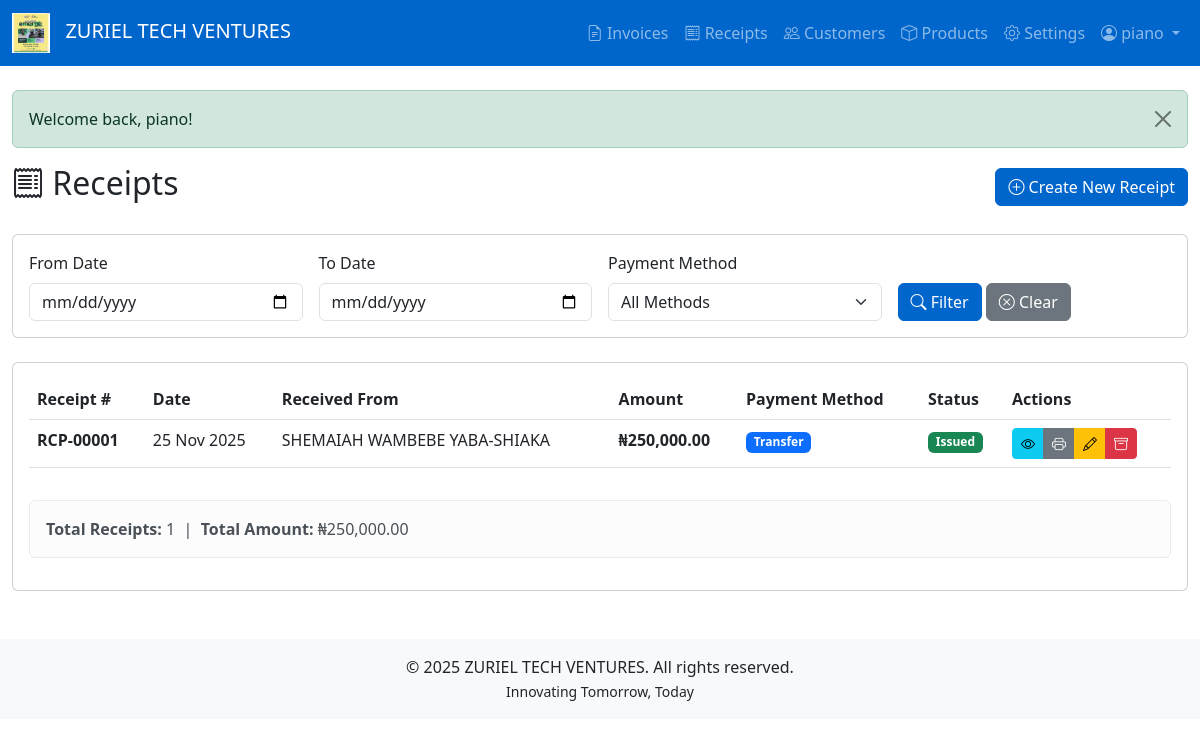
The page /receipts (signed in) on the database its author committed.
### tables this page shows
CREATE TABLE `receipts` (
  `id` int(11) NOT NULL,
  `receipt_number` varchar(50) NOT NULL,
  `invoice_id` int(11) DEFAULT NULL,
  `receipt_date` date NOT NULL,
  `received_from` varchar(255) NOT NULL,
  `amount_naira` int(11) NOT NULL,
  `amount_kobo` int(11) NOT NULL DEFAULT 0,
  `total_amount` decimal(10,2) NOT NULL,
  `payment_for` text NOT NULL,
  `payment_method` enum('cash','transfer','pos','other') NOT NULL,
  `status` enum('issued','archived') DEFAULT 'issued',
  `created_at` timestamp NOT NULL DEFAULT current_timestamp(),
  `updated_at` timestamp NOT NULL DEFAULT current_timestamp() ON UPDATE current_timestamp()
);

### app/controllers/ReceiptController.php (called while the page is built, shortened)
<?php
require_once __DIR__ . '/../models/Receipt.php';
class ReceiptController extends ProtectedController {
    private $receiptModel;
    public function __construct($db) {
        $this->receiptModel = new Receipt($db);
    }
    public function index() {
        $dateFrom = $this->query('date_from');
        $dateTo = $this->query('date_to');
        $paymentMethod = $this->query('payment_method');
        $receipts = $this->receiptModel->getFiltered($dateFrom, $dateTo, $paymentMethod);
        $this->view('receipts/index', [
            'receipts' => $receipts,
            'flash' => $this->getFlash(),
            'filters' => compact('dateFrom', 'dateTo', 'paymentMethod')
        ]);
    }
}
?>

### config/config.php (called while the page is built, shortened)
<?php
class Config {
    private static $config = [];
    public static function load($db) {
        try {
            $stmt = $db->query("SELECT config_key, config_value FROM config");
            while ($row = $stmt->fetch(PDO::FETCH_ASSOC)) {
                self::$config[$row['config_key']] = $row['config_value'];
            }
        } catch (PDOException $e) {
            self::loadDefaults();
        }
    }
    public static function get($key, $default = null) {
        return self::$config[$key] ?? $default;
    }
    public static function url($path = '') {
        $scriptPath = str_replace('\\', '/', dirname($_SERVER['SCRIPT_NAME']));
        $basePath = str_replace('/public', '', $scriptPath);
        $path = ltrim($path, '/');
        return $basePath . ($path ? '/' . $path : '');
    }
}
?>

### app/models/model.php (called while the page is built, shortened)
<?php
class Model {
    public function __construct($db) {
        $this->db = $db;
    }
}
?>

### app/models/receipt.php (called while the page is built, shortened)
<?php
require_once __DIR__ . '/Model.php';
class Receipt extends Model {
    protected $table = 'receipts';
    public function getFiltered($dateFrom = null, $dateTo = null, $paymentMethod = null) {
        $sql = "SELECT r.*, i.invoice_number
                FROM {$this->table} r
                LEFT JOIN invoices i ON r.invoice_id = i.id
                WHERE 1=1";
        $params = [];
        $sql .= " ORDER BY r.receipt_date DESC, r.id DESC";
        $stmt = $this->db->prepare($sql);
        $stmt->execute($params);
        return $stmt->fetchAll();
    }
}
?>

### app/views/receipts/index.php (the view, shortened to what this page needs)
<?php require_once __DIR__ . '/../layouts/header.php'; ?>
<div class="row">
    <div class="col-12">
        <div class="d-flex justify-content-between align-items-center mb-4">
            <h2><i class="bi bi-receipt"></i> Receipts</h2>
            <a href="<?php echo Config::url('receipts/create'); ?>" class="btn btn-primary">
                <i class="bi bi-plus-circle"></i> Create New Receipt
            </a>
        </div>
        <div class="card mb-4">
            <div class="card-body">
                <form method="GET" action="<?php echo Config::url('receipts'); ?>" class="row g-3">
                    <div class="col-md-3">
                        <label class="form-label">From Date</label>
                        <input type="date" name="date_from" class="form-control" value="<?php echo $filters['dateFrom'] ?? ''; ?>">
                    </div>
                    <div class="col-md-3">
                        <label class="form-label">To Date</label>
                        <input type="date" name="date_to" class="form-control" value="<?php echo $filters['dateTo'] ?? ''; ?>">
                    </div>
                    <div class="col-md-3">
                        <label class="form-label">Payment Method</label>
                        <select name="payment_method" class="form-select">
                            <option value="">All Methods</option>
                        </select>
                    </div>
                    <div class="col-md-3">
                        <label class="form-label">&nbsp;</label>
                        <div>
                            <button type="submit" class="btn btn-primary">
                                <i class="bi bi-search"></i> Filter
                            </button>
                            <a href="<?php echo Config::url('receipts'); ?>" class="btn btn-secondary">
                                <i class="bi bi-x-circle"></i> Clear
                            </a>
                        </div>
                    </div>
                </form>
            </div>
        </div>
        <div class="card">
            <div class="card-body">
                <?php if (empty($receipts)): ?>
                    <div class="alert alert-info">
                        <i class="bi bi-info-circle"></i> No receipts found. <a href="<?php echo Config::url('receipts/create'); ?>">Create your first receipt</a>
                    </div>
                <?php else: ?>
                    <div class="table-responsive">
                        <table class="table table-hover">
                            <thead>
                                <tr>
                                    <th>Receipt #</th>
                                    <th>Date</th>
                                    <th>Received From</th>
                                    <th>Amount</th>
                                    <th>Payment Method</th>
                                    <th>Status</th>
                                    <th>Actions</th>
                                </tr>
                            </thead>
                            <tbody>
                                <?php foreach ($receipts as $receipt): ?>
                                    <tr>
                                        <td>
                                            <strong><?php echo htmlspecialchars($receipt['receipt_number']); ?></strong>
                                        </td>
                                        <td><?php echo date('d M Y', strtotime($receipt['receipt_date'])); ?></td>
                                        <td><?php echo htmlspecialchars($receipt['received_from']); ?></td>
                                        <td>
                                            <strong><?php echo Config::get('CURRENCY_SYMBOL_MAJOR', '₦'); ?><?php echo number_format($receipt['total_amount'], 2); ?></strong>
                                        </td>
                                        <td>
                                            <span class="badge bg-<?php
                                                echo $receipt['payment_method'] === 'cash' ? 'success' :
                                                    ($receipt['payment_method'] === 'transfer' ? 'primary' :
                                                    ($receipt['payment_method'] === 'pos' ? 'info' : 'secondary'));
                                            ?>">
                                                <?php echo ucfirst($receipt['payment_method']); ?>
                                            </span>
                                        </td>
                                        <td>
                                            <span class="badge bg-<?php echo $receipt['status'] === 'issued' ? 'success' : 'secondary'; ?>">
                                                <?php echo ucfirst($receipt['status']); ?>
                                            </span>
                                        </td>
                                        <td>
                                            <div class="btn-group btn-group-sm">
                                                <a href="<?php echo Config::url('receipts/view/' . $receipt['id']); ?>"
                                                   class="btn btn-info" title="View">
                                                    <i class="bi bi-eye"></i>
                                                </a>
                                                <a href="<?php echo Config::url('receipts/print/' . $receipt['id']); ?>"
                                                   class="btn btn-secondary" title="Print" target="_blank">
                                                    <i class="bi bi-printer"></i>
                                                </a>
                                                <a href="<?php echo Config::url('receipts/edit/' . $receipt['id']); ?>"
                                                   class="btn btn-warning" title="Edit">
                                                    <i class="bi bi-pencil"></i>
                                                </a>
                                                <a href="<?php echo Config::url('receipts/delete/' . $receipt['id']); ?>"
                                                   class="btn btn-danger" title="Archive"
                                                   onclick="return confirm('Archive this receipt?')">
                                                    <i class="bi bi-archive"></i>
                                                </a>
                                            </div>
                                        </td>
                                    </tr>
                                <?php endforeach; ?>
                            </tbody>
                        </table>
                    </div>
                    <?php if (!empty($receipts)): ?>
                    <div class="mt-3">
                        <div class="alert alert-light">
                            <strong>Total Receipts:</strong> <?php echo count($receipts); ?>
                            <?php
                            $totalAmount = array_sum(array_column($receipts, 'total_amount'));
                            ?>
                            &nbsp;|&nbsp;
                            <strong>Total Amount:</strong> <?php echo Config::get('CURRENCY_SYMBOL_MAJOR', '₦'); ?><?php echo number_format($totalAmount, 2); ?>
                        </div>
                    </div>
                    <?php endif; ?>
                <?php endif; ?>
            </div>
        </div>
    </div>
</div>
<?php require_once __DIR__ . '/../layouts/footer.php'; ?>

### rows shown on the page
receipts: receipt_number "RCP-00001", receipt_date "25 Nov 2025", received_from "SHEMAIAH WAMBEBE YABA-SHIAKA", total_amount "250,000.00", payment_method "Transfer", status "Issued"

### other values the page prints
Config::get('COMPANY_NAME') "ZURIEL TECH VENTURES"
$_SESSION['full_name'] "piano"
$flash['message'] "Welcome back, piano!"
count($receipts) "1"
Config::get('CURRENCY_SYMBOL_MAJOR', '₦') "₦"
$totalAmount "250,000.00"
Config::get('COMPANY_TAGLINE') "Innovating Tomorrow, Today"
